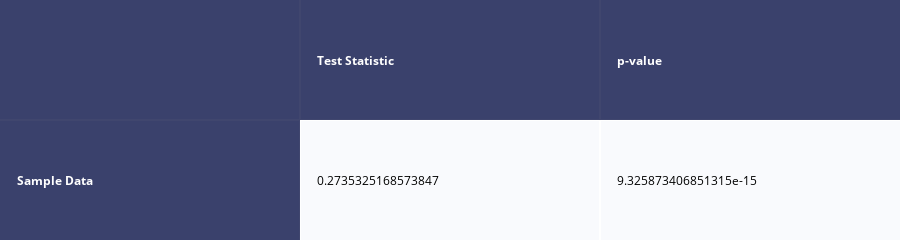

Here is the notebook cell this chart was saved with:
### Code cell
ks_2sample("debtinc", "bad")

### Figure 1 — Plotly figure (JSON) as saved in the notebook; plotly's stock layout.template omitted (floating-point values rounded to 4 significant figures)
{"data": [{"colorscale": [[0, "#00083e"], [0.5, "#ededee"], [1, "#ffffff"]], "hoverinfo": "none", "opacity": 0.75, "showscale": false, "type": "heatmap", "z": [[0, 0, 0], [0, 0.5, 0.5]]}], "layout": {"annotations": [{"align": "left", "font": {"color": "#ffffff"}, "showarrow": false, "text": "<b></b>", "x": -0.45, "xanchor": "left", "xref": "x", "y": 0, "yref": "y"}, {"align": "left", "font": {"color": "#ffffff"}, "showarrow": false, "text": "<b>Test Statistic</b>", "x": 0.55, "xanchor": "left", "xref": "x", "y": 0, "yref": "y"}, {"align": "left", "font": {"color": "#ffffff"}, "showarrow": false, "text": "<b>p-value</b>", "x": 1.55, "xanchor": "left", "xref": "x", "y": 0, "yref": "y"}, {"align": "left", "font": {"color": "#ffffff"}, "showarrow": false, "text": "<b>Sample Data</b>", "x": -0.45, "xanchor": "left", "xref": "x", "y": 1, "yref": "y"}, {"align": "left", "font": {"color": "#000000"}, "showarrow": false, "text": "0.2735325168573847", "x": 0.55, "xanchor": "left", "xref": "x", "y": 1, "yref": "y"}, {"align": "left", "font": {"color": "#000000"}, "showarrow": false, "text": "9.325873406851315e-15", "x": 1.55, "xanchor": "left", "xref": "x", "y": 1, "yref": "y"}], "height": 110, "margin": {"b": 0, "l": 0, "r": 0, "t": 0}, "xaxis": {"dtick": 1, "gridwidth": 2, "showticklabels": false, "tick0": -0.5, "ticks": "", "zeroline": false}, "yaxis": {"autorange": "reversed", "dtick": 1, "gridwidth": 2, "showticklabels": false, "tick0": 0.5, "ticks": "", "zeroline": false}}}
